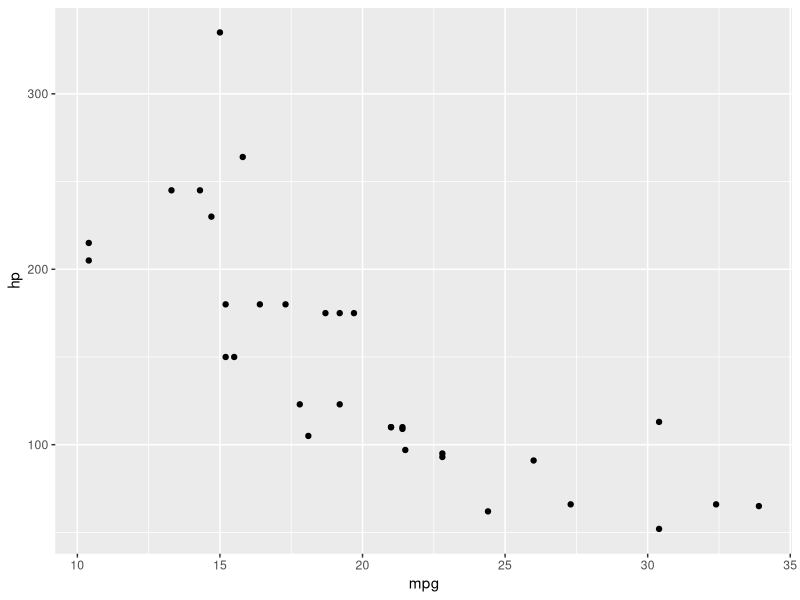
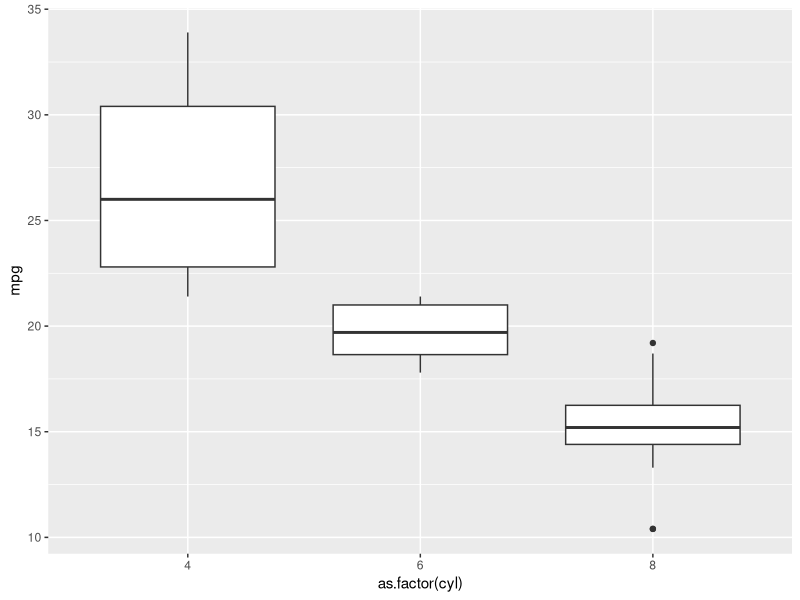

These charts were generated, in order, by the following R code:
# install and load ggplot2 package for data visualization
install.packages("ggplot2")
library(ggplot2)

#load built in mtcars dataset and view sample
data(mtcars)
head(mtcars)
str(mtcars)

#create a scatterplot of mpg versus hp
my_scatterplot<-ggplot(mtcars,aes(x = mpg, y = hp)) + geom_point()
my_scatterplot

#create a box and whiskers plot of cylinders versus mpg - updated
my_boxplot<-ggplot(mtcars,aes(x = as.factor(cyl), y =mpg )) + geom_boxplot()
my_boxplot